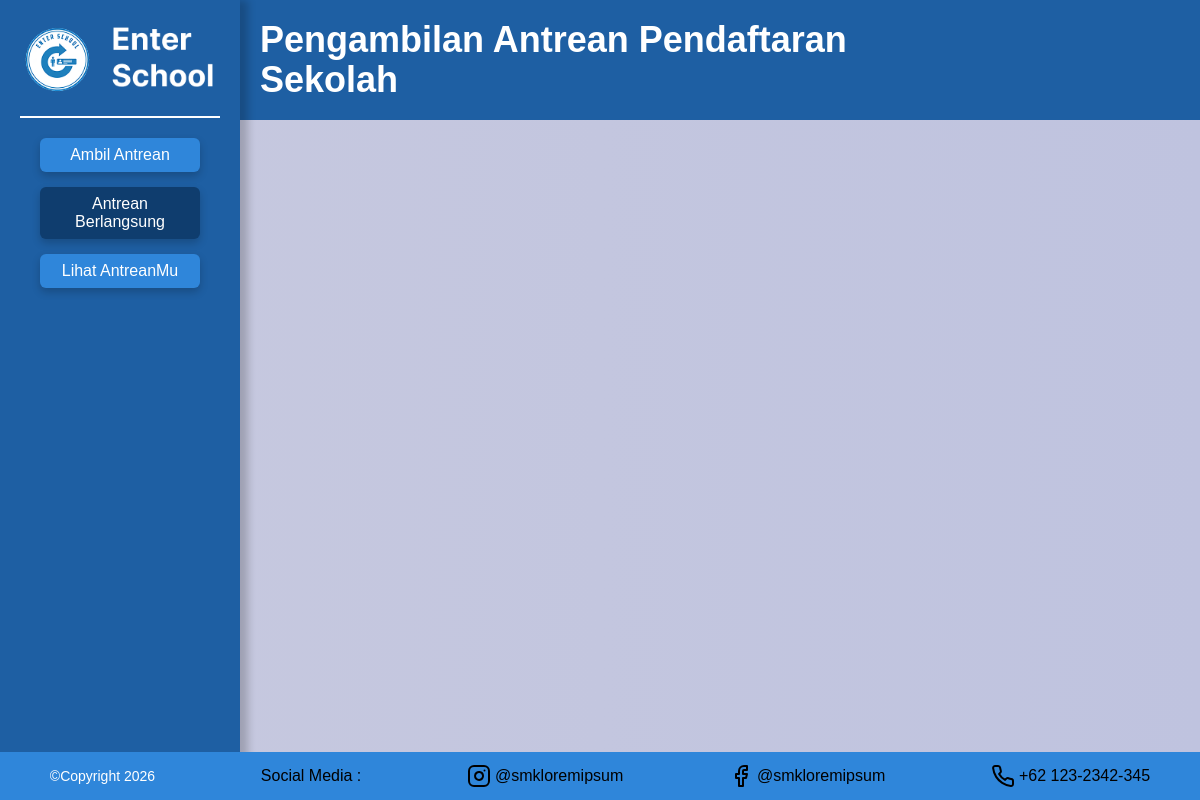
Page /antrean-berlangsung.php on the earlier database version.
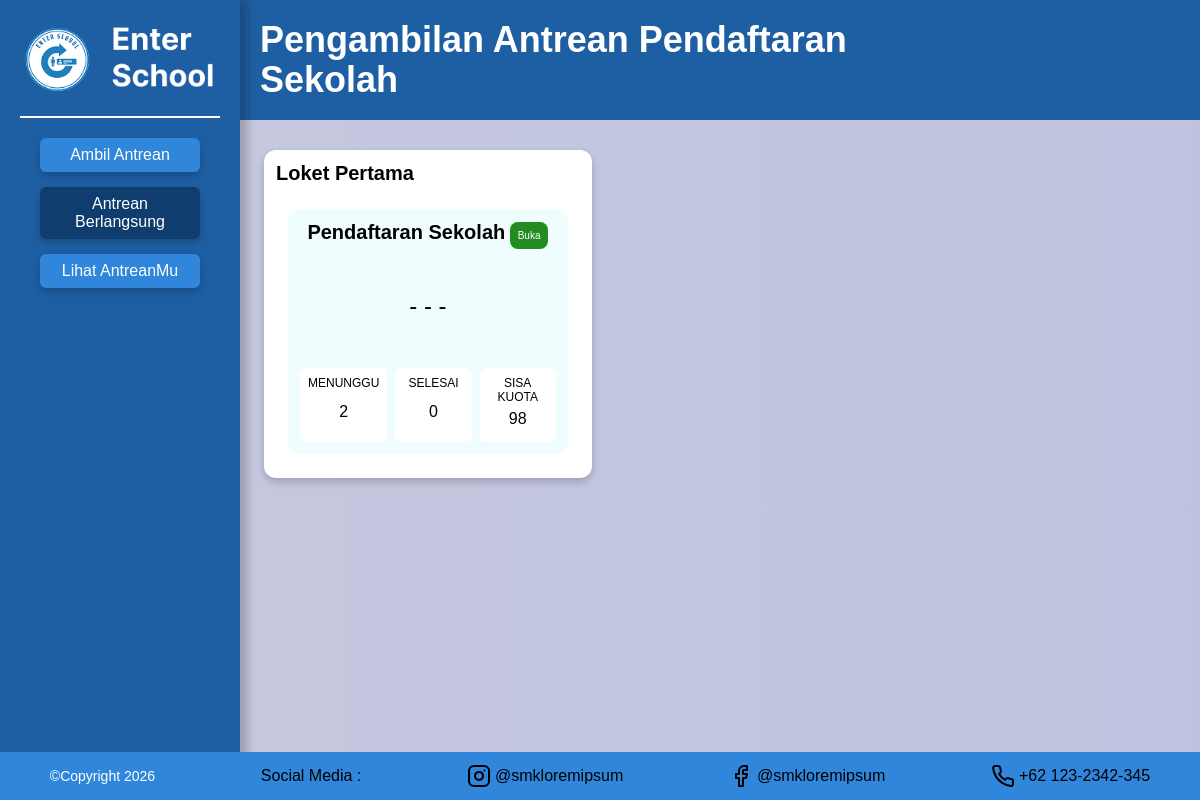
Same page on the later database version.
### tables this page shows
CREATE TABLE IF NOT EXISTS `counters` (
  `id` bigint unsigned NOT NULL AUTO_INCREMENT,
  `name` varchar(255) NOT NULL,
  `is_active` tinyint(1) NOT NULL DEFAULT '1',
  `created_at` timestamp NULL DEFAULT NULL,
  `updated_at` timestamp NULL DEFAULT NULL,
  PRIMARY KEY (`id`)
);

CREATE TABLE IF NOT EXISTS `services` (
  `id` bigint unsigned NOT NULL AUTO_INCREMENT,
  `name` varchar(255) NOT NULL,
  `prefix` varchar(5) NOT NULL,
  `slug` varchar(255) NOT NULL,
  `description` text,
  `is_active` tinyint(1) NOT NULL DEFAULT '1',
  `created_at` timestamp NULL DEFAULT NULL,
  `updated_at` timestamp NULL DEFAULT NULL,
  PRIMARY KEY (`id`),
  UNIQUE KEY `services_slug_unique` (`slug`)
);

### app/core.php (called while the page is built, shortened)
<?php
$env = [];
$host = env("db_host");
$user = env("db_user");
$pass = env("db_pass");
$db_name = env("db_name");
$conn = new mysqli($host, $user, $pass, $db_name);
function query($string, $params = null) {
  global $conn;
  $stmt = $conn->prepare($string);
  if($stmt->execute($params)) return $stmt->get_result();
  return null;
}
function today_str() {
  return date("Y-m-d");
}
function env($name, $default = null) {
  global $env;
  if(!isset($env[$name])) return $default;
  return $env[$name];
}

### antrean-berlangsung.php (the view, shortened to what this page needs)
<?php
require_once "app/core.php";
$lockets = query("SELECT * FROM `counters` WHERE is_active = 1")->fetch_all(MYSQLI_ASSOC);
foreach($lockets as $idx => $locket) {
  $services = query("SELECT s.* FROM `services` s LEFT JOIN `counter_service` cs ON s.id = cs.service_id WHERE cs.counter_id = ? AND s.is_active = 1", [$locket["id"]])->fetch_all(MYSQLI_ASSOC);
  foreach($services as $idx2 => $service) {
    $count_query = "SELECT COUNT(*) as count FROM `queues` q WHERE q.counter_id = ? AND q.service_id = ? AND q.appointment_date = ?";
    $count_query_params = [$locket["id"], $service["id"], today_str()];
    $waiting = query("$count_query AND q.status = 'waiting'", $count_query_params)->fetch_assoc();
    $done = query("$count_query AND q.status = 'done'", $count_query_params)->fetch_assoc();
    $total = query("$count_query AND q.status != 'skipped'", $count_query_params)->fetch_assoc();
    $today_schedule = query("SELECT * FROM `service_schedules` ss WHERE ss.service_id = ? AND ss.date = ?", [$service["id"], today_str()])->fetch_assoc();
    $remaining_quota = $today_schedule ? max(0, $today_schedule["max_quota"] - $total["count"]) : 0;
    $services[$idx2]["waiting"] = $waiting["count"];
    $services[$idx2]["done"] = $done["count"];
    $services[$idx2]["remaining_quota"] = $remaining_quota;
    $services[$idx2]["current_queue"] = query("SELECT * FROM `queues` q WHERE q.counter_id = ? AND q.service_id = ? AND q.appointment_date = ? AND q.status = 'serving'", $count_query_params)->fetch_assoc();
    $services[$idx2]["is_opened"] = $today_schedule && $today_schedule["is_open"] && ($done["count"] < $today_schedule["max_quota"] || $remaining_quota > 0);
  }
  $lockets[$idx]["services"] = $services;
}
?>
<!DOCTYPE html>
<html lang="en">
<head>
  <link rel="stylesheet" href="/assets/style-v2.css" />
</head>
<body>
  <div class="spanduk">
    <p class="judul">Pengambilan Antrean Pendaftaran Sekolah</p>
  </div>
  <div class="container">
    <aside class="sidebar">
      <div class="logo">
        <img src="/assets/img/logo-teks.png" alt="" srcset="" />
      </div>
      <nav class="layer-menu">
        <ul class="menu">
          <li><a href="/" class="btn light">Ambil Antrean</a></li>
          <li>
            <a href="/antrean-berlangsung.php" class="btn dark">Antrean Berlangsung</a>
          </li>
          <li>
            <a href="/antrean-saya.php" class="btn light">Lihat AntreanMu</a>
          </li>
        </ul>
      </nav>
    </aside>
    <main class="main">
      <div class="loket">
        <?php foreach($lockets as $locket): ?>
          <div class="loket-card">
            <span><?= $locket["name"] ?></span>
            <div>
              <?php foreach($locket["services"] as $service): ?>
                <div class="layanan-card">
                  <div>
                    <span class="layanan"><?= $service["name"] ?></span>
                    <span class="badge <?= $service["is_opened"] ? "green" : "red" ?>"><?= $service["is_opened"] ? "Buka" : "Tutup" ?></span>
                  </div>
                  <span class="no-antrean">
                    <?= $service["current_queue"] ? $service["prefix"] . str_pad((string)$service["current_queue"]["queue_number"], 3, "0", STR_PAD_LEFT) : "- - -" ?>
                  </span>
                  <div class="row">
                    <div class="small-card">
                      <span>Menunggu</span>
                      <span><?= $service["waiting"] ?></span>
                    </div>
                    <div class="small-card">
                      <span>Selesai</span>
                      <span><?= $service["done"] ?></span>
                    </div>
                    <div class="small-card">
                      <span>Sisa Kuota</span>
                      <span><?= $service["remaining_quota"] == 0 ? "-" : $service["remaining_quota"] ?></span>
                    </div>
                  </div>
                </div>
              <?php endforeach; ?>
            </div>
          </div>
        <?php endforeach; ?>
        </div>
      </div>
  <footer class="footer">
    <p class="copyright">&copy;Copyright 2026</p>
    <span>Social Media :</span>
    <div>
      <img src="assets/img/instagram.svg" alt="" />
      <span>@smkloremipsum</span>
    </div>
    <div>
      <img src="assets/img/facebook.svg" alt="" />
      <span>@smkloremipsum</span>
    </div>
    <div>
      <img src="assets/img/phone.svg" alt="" />
      <span>+62 123-2342-345</span>
    </div>
  </footer>
</body>
</html>

### assets/style-v2.css (style rules this page uses)
* { margin: 0; padding: 0; box-sizing: border-box; font-family: Arial, Helvetica, sans-serif; }
:root { --blue1: #1e5fa3; }
body { background: linear-gradient(to right, #c7c9df, #bfc3df); }
.container { display: flex; min-height: 100vh; }
.spanduk { width: 100%; height: 120px; background: var(--blue1); position: absolute; z-index: -1; font-size: 36px; color: white; padding-left: 240px; display: flex; align-items: center; }
.judul { padding-right: 240px; padding-left: 20px; font-weight: bold; line-height: 40px; }
.sidebar { background: var(--blue1); color: white; display: flex; flex-direction: column; padding: 20px 20px; box-shadow: 0 8px 8px 8px rgba(0, 0, 0, 0.2); }
nav.layer-menu { display: flex; flex-direction: column; }
.logo { border-bottom: 2px solid; padding-bottom: 15px; width: 200px; }
.logo img { width: 100%; height: auto; }
.menu { margin-top: 20px; display: flex; flex-direction: column; align-items: center; gap: 15px; }
li { list-style-type: none; display: flex; justify-content: center; width: 100%; }
.btn { padding: 8px; border: none; border-radius: 6px; font-size: 16px; text-align: center; text-decoration: none; width: 80%; cursor: pointer; box-shadow: 0 4px 8px rgba(0, 0, 0, 0.2); }
.light { background: #2f86da; color: white; }
.dark { background: #0f3d6e; color: white; }
.main { width: 100%; display: flex; padding: 48px 24px; padding-top: 150px; align-items: center; text-align: center; justify-content: flex-start; flex-direction: column; gap: 20px; }
.loket { display: flex; width: 100%; flex-wrap: wrap; gap: 12px; }
.loket-card { text-align: left; background: white; padding: 12px; border-radius: 12px; box-shadow: 0 4px 8px rgba(0, 0, 0, 0.2); }
.loket-card > span { font-weight: bold; font-size: 1.25rem; }
.loket-card > div { display: flex; flex-wrap: wrap; gap: 24px; padding: 12px; padding-top: 24px; }
.layanan-card { display: flex; flex: 1 1 0; max-width: 320px; flex-direction: column; align-items: center; gap: 8px; background: #effdff; padding: 12px; border-radius: 12px; }
span.layanan { font-size: 20px; font-weight: 700; }
span.no-antrean { display: block; padding: 40px 20px; font-size: 24px; text-align: center; }
.row { display: flex; justify-content: center; gap: 8px; min-width: 200px; }
.small-card { text-transform: uppercase; flex: 1 1 0; display: flex; flex-direction: column; align-items: center; text-align: center; padding: 8px; background: white; border-radius: 6px; }
.small-card > span:first-child { font-size: 0.75rem; }
.small-card > span:last-child { display: flex; flex-grow: 1; padding: 6px 0px; align-items: center; justify-content: center; }
.badge { font-size: 10px; padding: 8px; border-radius: 8px; color: white; }
.green { background: forestgreen; }
.footer { background-color: #2f86da; padding: 12px; display: flex; justify-content: space-around; align-items: center; gap: 30px; position: fixed; bottom: 0; width: 100%; }
.footer div { display: flex; align-items: center; gap: 4px; }
.copyright { font-size: 14px; color: white; }

Differences in the rows shown:
added counters: name "Loket Pertama"
added services: name "Pendaftaran Sekolah", waiting "2", done "0", remaining_quota "98"
